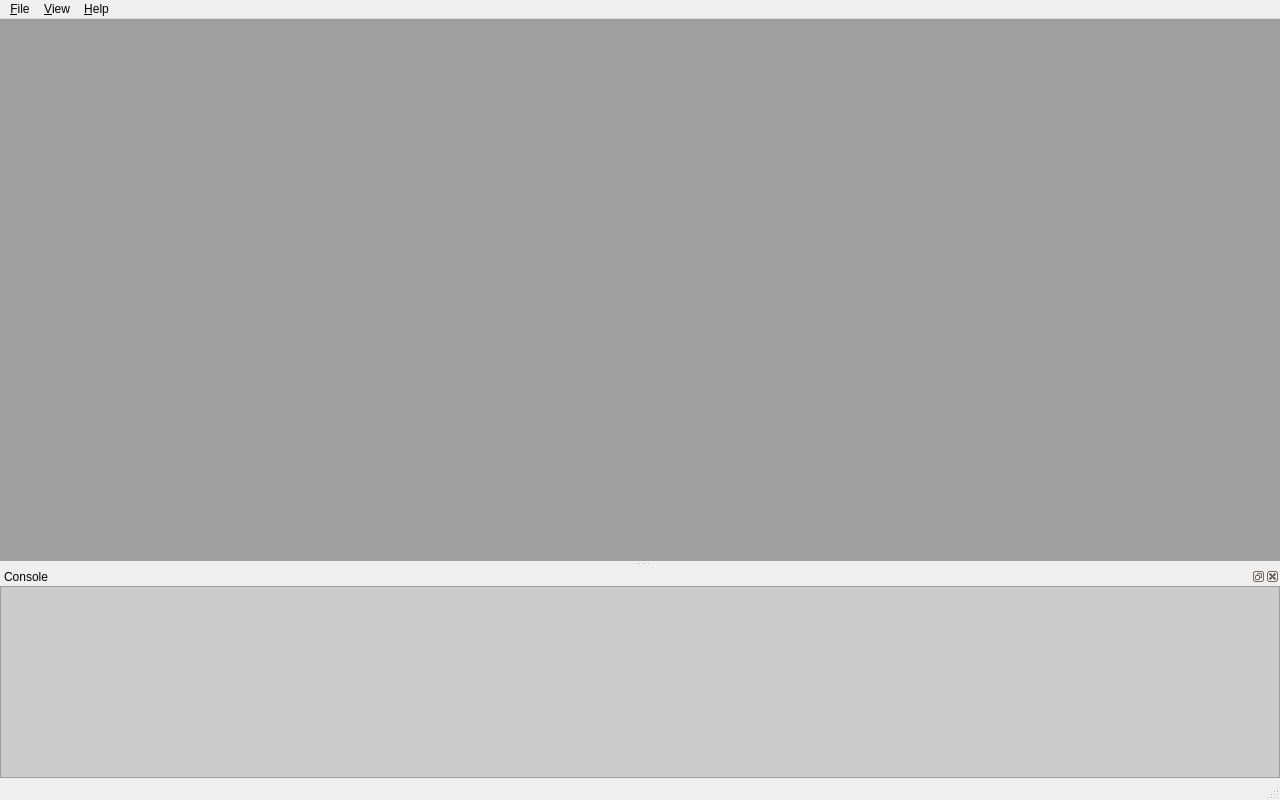
<?xml version="1.0" encoding="UTF-8"?>
<ui version="4.0">
 <class>MainWindow</class>
 <widget class="QMainWindow" name="MainWindow">
  <property name="geometry">
   <rect>
    <x>0</x>
    <y>0</y>
    <width>1280</width>
    <height>800</height>
   </rect>
  </property>
  <property name="windowTitle">
   <string>{{cookiecutter.repo_name}}</string>
  </property>
  <property name="documentMode">
   <bool>true</bool>
  </property>
  <widget class="QWidget" name="centralwidget">
   <layout class="QVBoxLayout" name="verticalLayout">
    <property name="leftMargin">
     <number>0</number>
    </property>
    <property name="topMargin">
     <number>0</number>
    </property>
    <property name="rightMargin">
     <number>0</number>
    </property>
    <property name="bottomMargin">
     <number>0</number>
    </property>
    <item>
     <widget class="QMdiArea" name="mdiArea">
      <property name="frameShape">
       <enum>QFrame::NoFrame</enum>
      </property>
      <property name="viewMode">
       <enum>QMdiArea::SubWindowView</enum>
      </property>
      <property name="documentMode">
       <bool>true</bool>
      </property>
      <property name="tabsClosable">
       <bool>false</bool>
      </property>
      <property name="tabShape">
       <enum>QTabWidget::Rounded</enum>
      </property>
      <widget class="QWidget" name="window">
       <property name="windowTitle">
        <string>Plot</string>
       </property>
       <layout class="QGridLayout" name="gridLayout">
        <property name="leftMargin">
         <number>0</number>
        </property>
        <property name="topMargin">
         <number>0</number>
        </property>
        <property name="rightMargin">
         <number>0</number>
        </property>
        <property name="bottomMargin">
         <number>0</number>
        </property>
        <item row="0" column="0">
         <widget class="GraphicsLayoutWidget" name="graphicsView"/>
        </item>
       </layout>
      </widget>
     </widget>
    </item>
   </layout>
  </widget>
  <widget class="QMenuBar" name="menubar">
   <property name="geometry">
    <rect>
     <x>0</x>
     <y>0</y>
     <width>1280</width>
     <height>26</height>
    </rect>
   </property>
   <property name="defaultUp">
    <bool>false</bool>
   </property>
   <widget class="QMenu" name="menuFile">
    <property name="title">
     <string>&amp;File</string>
    </property>
    <addaction name="actionNew_Project"/>
    <addaction name="actionOpen_Project"/>
    <addaction name="actionSave"/>
    <addaction name="actionSave_As"/>
    <addaction name="separator"/>
    <addaction name="actionExit"/>
   </widget>
   <widget class="QMenu" name="menuHelp">
    <property name="title">
     <string>&amp;Help</string>
    </property>
    <addaction name="actionDocumentation"/>
    <addaction name="actionAbout"/>
   </widget>
   <widget class="QMenu" name="menuView">
    <property name="title">
     <string>&amp;View</string>
    </property>
    <addaction name="actionConsole_Visibility"/>
   </widget>
   <addaction name="menuFile"/>
   <addaction name="menuView"/>
   <addaction name="menuHelp"/>
  </widget>
  <widget class="QStatusBar" name="statusbar"/>
  <widget class="QDockWidget" name="console_dock">
   <property name="sizePolicy">
    <sizepolicy hsizetype="Preferred" vsizetype="Preferred">
     <horstretch>1</horstretch>
     <verstretch>0</verstretch>
    </sizepolicy>
   </property>
   <property name="minimumSize">
    <size>
     <width>95</width>
     <height>113</height>
    </size>
   </property>
   <property name="windowTitle">
    <string>Console</string>
   </property>
   <attribute name="dockWidgetArea">
    <number>8</number>
   </attribute>
   <widget class="QWidget" name="dockWidgetContents_2">
    <layout class="QGridLayout" name="gridLayout_2">
     <property name="leftMargin">
      <number>0</number>
     </property>
     <property name="topMargin">
      <number>0</number>
     </property>
     <property name="rightMargin">
      <number>0</number>
     </property>
     <property name="bottomMargin">
      <number>0</number>
     </property>
     <item row="0" column="0">
      <widget class="QPlainTextEdit" name="console">
       <property name="sizePolicy">
        <sizepolicy hsizetype="Preferred" vsizetype="Preferred">
         <horstretch>1</horstretch>
         <verstretch>1</verstretch>
        </sizepolicy>
       </property>
       <property name="styleSheet">
        <string notr="true">background-color:#CCCCCC;</string>
       </property>
       <property name="readOnly">
        <bool>true</bool>
       </property>
       <property name="maximumBlockCount">
        <number>200</number>
       </property>
       <property name="centerOnScroll">
        <bool>false</bool>
       </property>
      </widget>
     </item>
    </layout>
   </widget>
  </widget>
  <action name="actionPreferences">
   <property name="text">
    <string>Preferences</string>
   </property>
   <property name="shortcut">
    <string>Ctrl+,</string>
   </property>
  </action>
  <action name="actionExit">
   <property name="text">
    <string>Exit</string>
   </property>
   <property name="shortcut">
    <string>Ctrl+Q</string>
   </property>
  </action>
  <action name="actionNew_Project">
   <property name="text">
    <string>New Project</string>
   </property>
   <property name="shortcut">
    <string>Ctrl+N</string>
   </property>
  </action>
  <action name="actionSave">
   <property name="text">
    <string>Save</string>
   </property>
   <property name="shortcut">
    <string>Ctrl+S</string>
   </property>
  </action>
  <action name="actionOpen_Project">
   <property name="text">
    <string>Open</string>
   </property>
   <property name="shortcut">
    <string>Ctrl+O</string>
   </property>
  </action>
  <action name="actionDocumentation">
   <property name="text">
    <string>Documentation</string>
   </property>
  </action>
  <action name="actionAbout">
   <property name="text">
    <string>About</string>
   </property>
  </action>
  <action name="actionConsole_Visibility">
   <property name="checkable">
    <bool>true</bool>
   </property>
   <property name="checked">
    <bool>true</bool>
   </property>
   <property name="text">
    <string>Console Visibility</string>
   </property>
   <property name="shortcut">
    <string>Ctrl+`</string>
   </property>
  </action>
  <action name="actionSave_As">
   <property name="text">
    <string>Save As</string>
   </property>
   <property name="shortcut">
    <string>Ctrl+Shift+S</string>
   </property>
  </action>
 </widget>
 <customwidgets>
  <customwidget>
   <class>GraphicsLayoutWidget</class>
   <extends>QGraphicsView</extends>
   <header>pyqtgraph</header>
  </customwidget>
 </customwidgets>
 <resources/>
 <connections>
  <connection>
   <sender>actionConsole_Visibility</sender>
   <signal>toggled(bool)</signal>
   <receiver>console_dock</receiver>
   <slot>setVisible(bool)</slot>
   <hints>
    <hint type="sourcelabel">
     <x>-1</x>
     <y>-1</y>
    </hint>
    <hint type="destinationlabel">
     <x>639</x>
     <y>726</y>
    </hint>
   </hints>
  </connection>
 </connections>
</ui>
